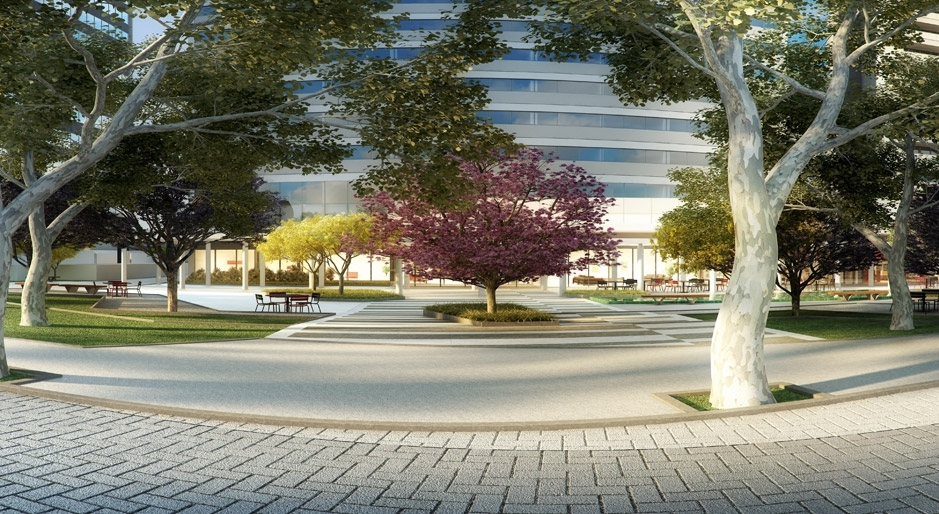
%> input picture praca.jpg, 939 x 514 px
$ octave operacoes_relacionais_e_logicas2.m   (GNU Octave 9; MATLAB toolbox functions it lacks are replaced by stand-ins)
%> lines starting %> are read from the running program, lines starting %| are printed output that depends on the picture; in (x1, y1, x2, y2) boxes, pixels count from 0 and x2, y2 are one past the last pixel; in counts of white or black regions, pixels touching at a corner belong together; the program's own positions count from 1
im = imread('../praca.jpg');
%> im is the input picture: size 514x939x3 uint8; mean R, G, B 123.7, 124, 107.9

im_gray = rgb2gray(im);
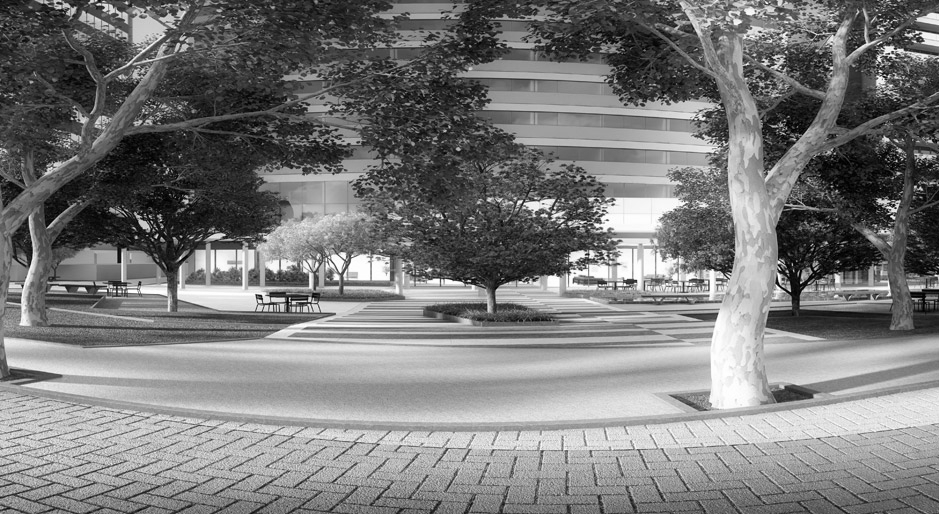
%> im_gray: size 514x939 uint8; min 0, max 255, mean 122.1

%Cria imagem bin醨ia para usar como mascara%
mask1 = im_gray < 128;
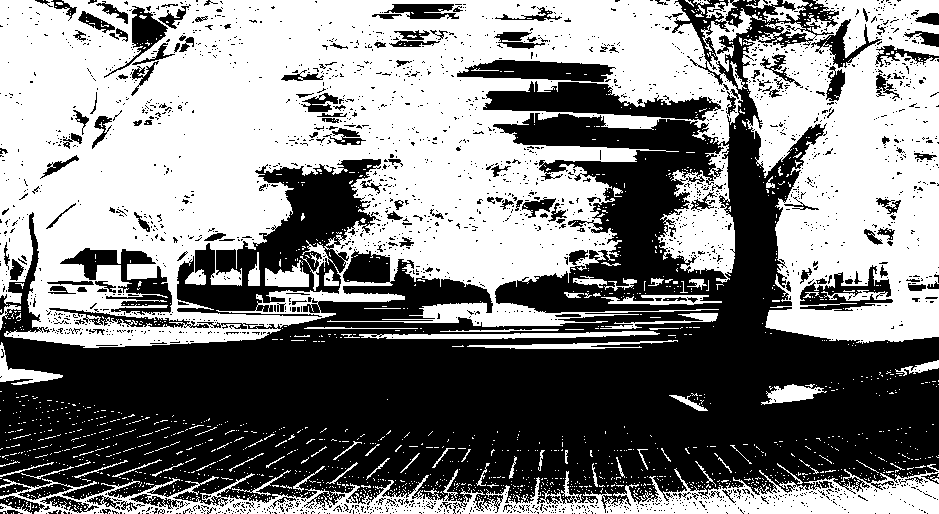
%> mask1: size 514x939 logical; 51.2% white; 2367 black regions (2202 under 20 px), largest, box (x1, y1, x2, y2) and area: (0, 0, 939, 514) 187065, (177, 159, 381, 317) 12935, (483, 81, 721, 121) 4672

% Multiplica玢o pixel a pixel por um fator da mascara, convertida para uint8
factor1 = 0.2;
im1 = factor1 * (im_gray .* uint8(mask1));
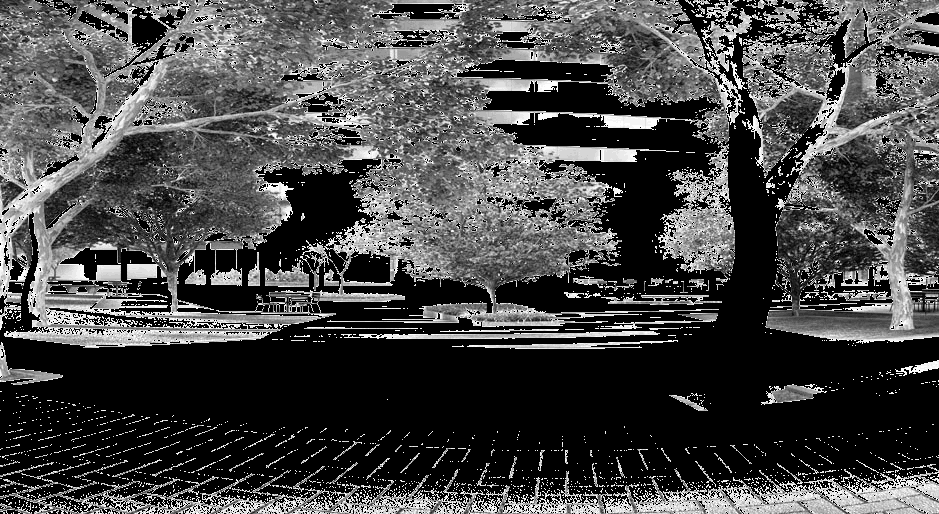
%> im1: size 514x939 uint8; min 0, max 25, mean 7; drawn with min black and max white

mask2 = im_gray >= 200;
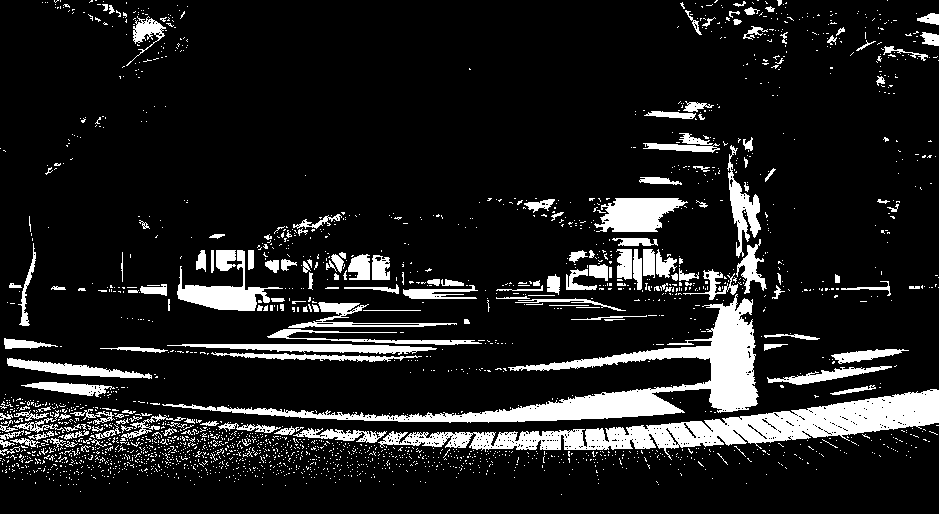
%> mask2: size 514x939 logical; 12.4% white; 2318 white regions (2146 under 20 px), largest, box (x1, y1, x2, y2) and area: (378, 389, 939, 460) 12125, (162, 294, 759, 423) 11968, (594, 198, 688, 232) 2121
factor2 = 0.3;
im2 = factor2 * (im_gray .* uint8(mask2));
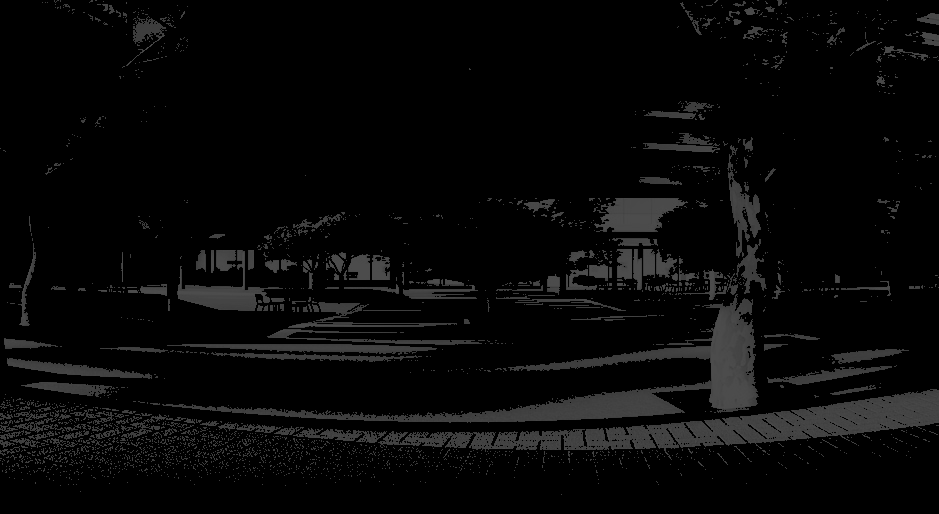
%> im2: size 514x939 uint8; min 0, max 77, mean 8.2

% Combina as duas imagens %
im3 = im_gray + im1 - im2;
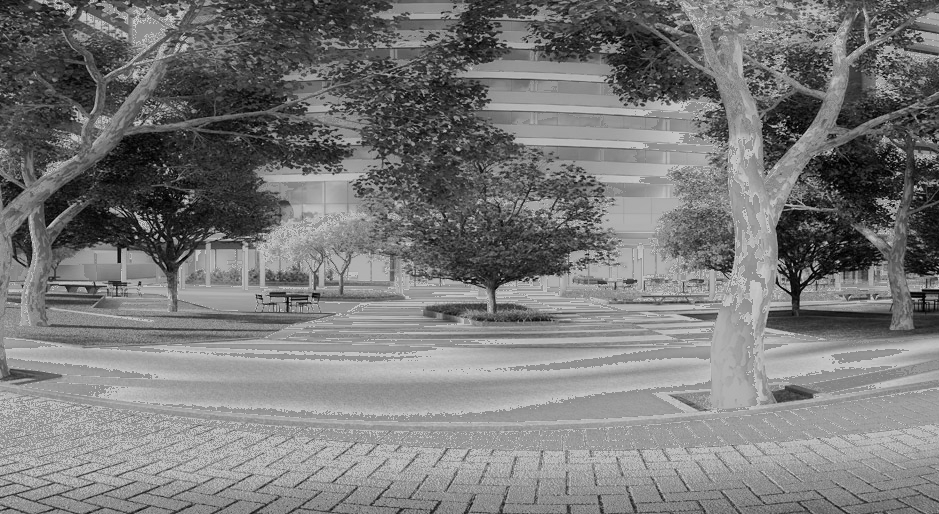
%> im3: size 514x939 uint8; min 0, max 199, mean 120.9

subplot(2,2,1);
imshow(im);
title('Imagem original');

subplot(2,2,2);
imshow(mask1);
title('Mascara 1');

subplot(2,2,3);
imshow(mask2);
title('Mascara 2');

subplot(2,2,4);
imshow(im3);
title('Final');

$ run again, with img1.jpg copied over praca.jpg
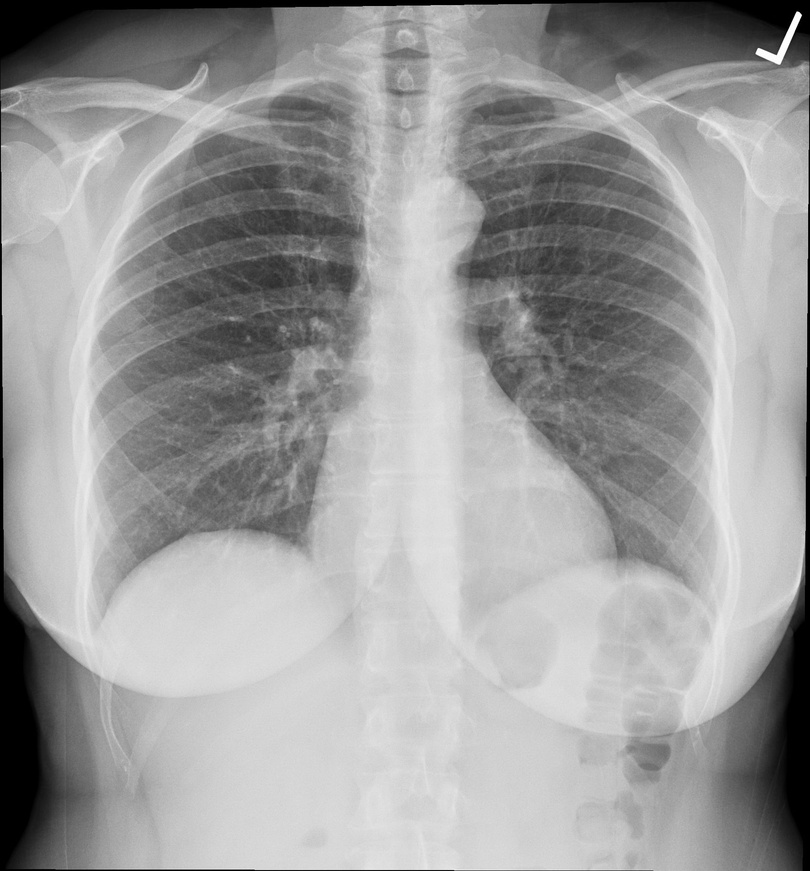
%> input picture img1.jpg, 810 x 871 px, shrunk from 1753 x 1885 before the run
%> im is the input picture: size 871x810x3 uint8; min 0, max 255, mean 155.9
%> `mask1 = im_gray < 128;`:
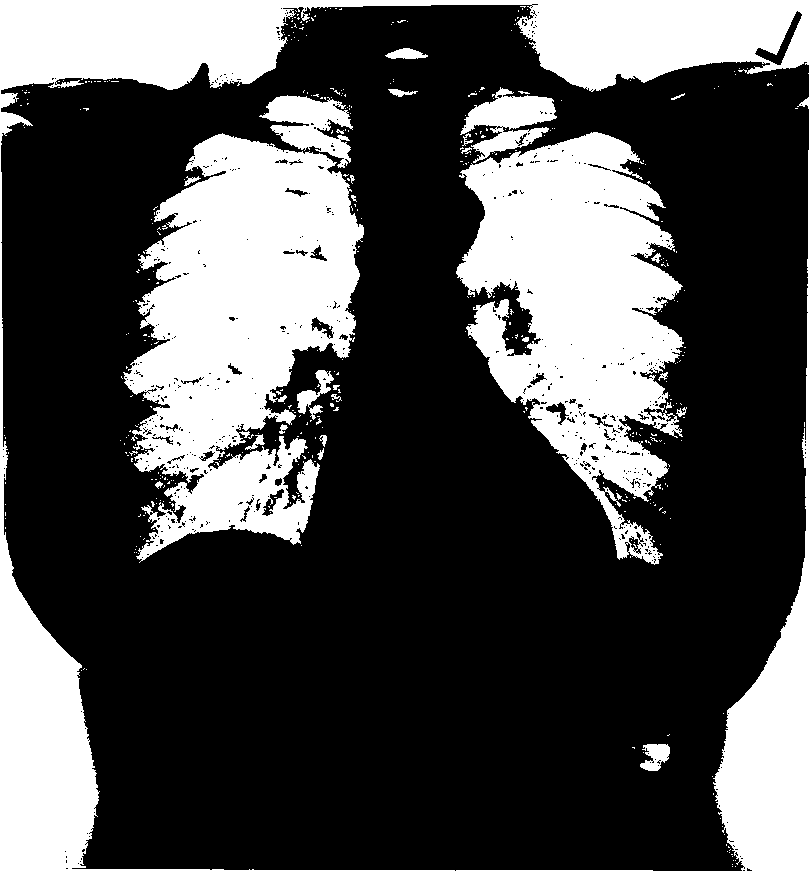
%> mask1: size 871x810 logical; 30.4% white; 431 white regions (400 under 20 px), largest, box (x1, y1, x2, y2) and area: (0, 0, 810, 871) 89208, (123, 133, 364, 563) 61633, (456, 132, 684, 565) 53242
%> mask2: size 871x810 logical; 30.6% white; 970 white regions (938 under 20 px), largest, box (x1, y1, x2, y2) and area: (37, 129, 671, 870) 181184, (632, 113, 804, 726) 29711, (756, 12, 802, 65) 499
%> `im3 = im_gray + im1 - im2;`:
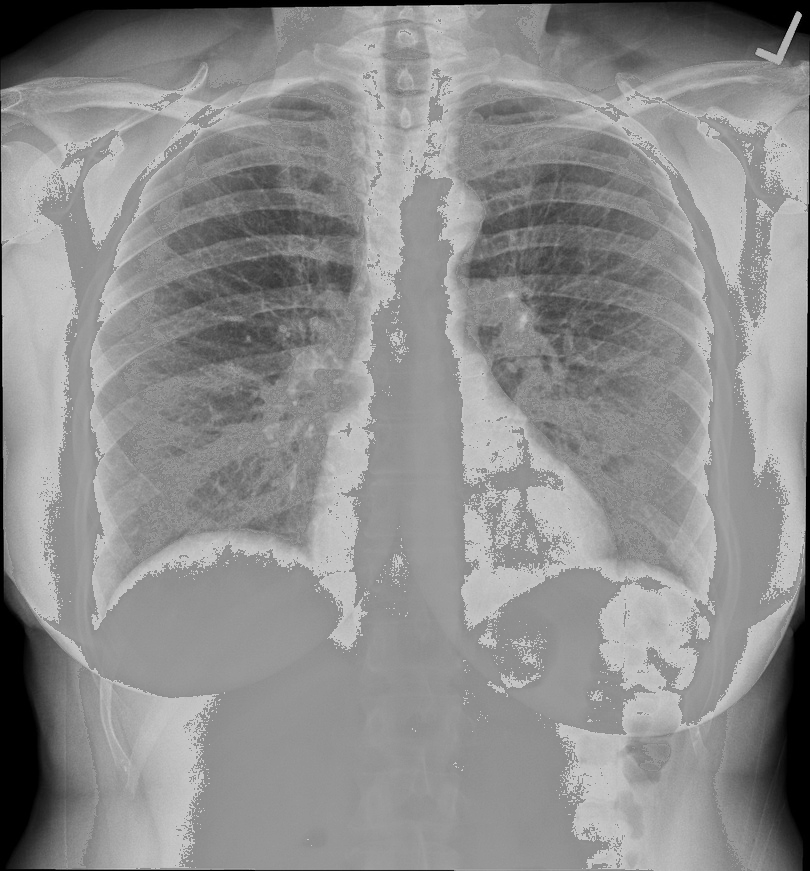
%> im3: size 871x810 uint8; min 0, max 199, mean 141.5

$ run again, with rice.jpg copied over praca.jpg
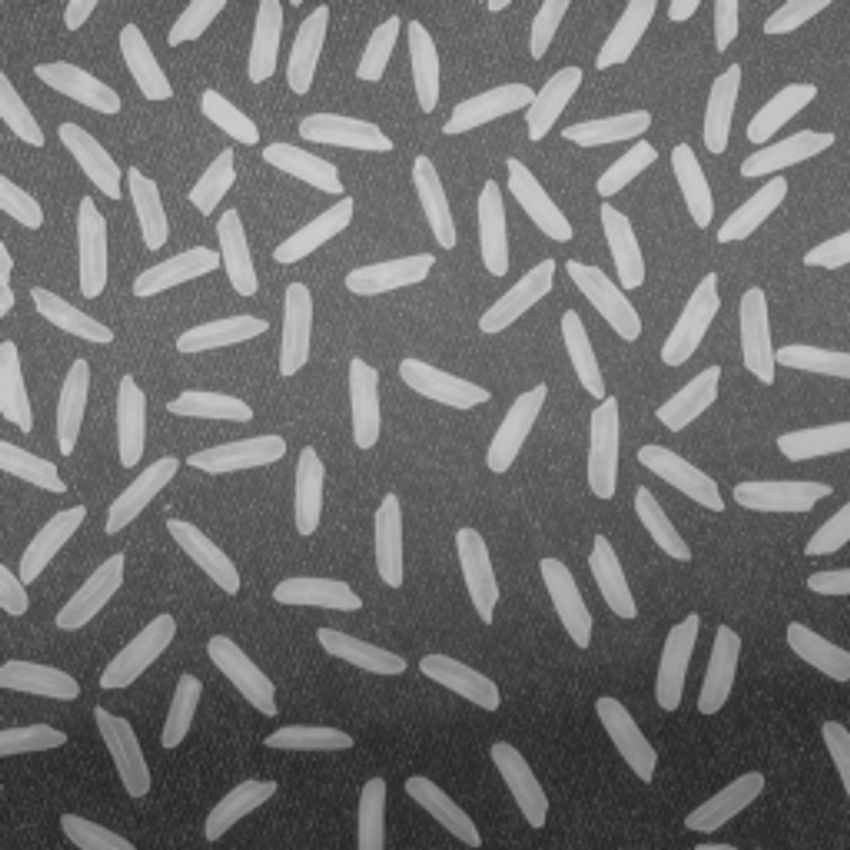
%> input picture rice.jpg, 850 x 850 px
%> im is the input picture: size 850x850x3 uint8; min 36, max 207, mean 111.3
%> `mask1 = im_gray < 128;`:
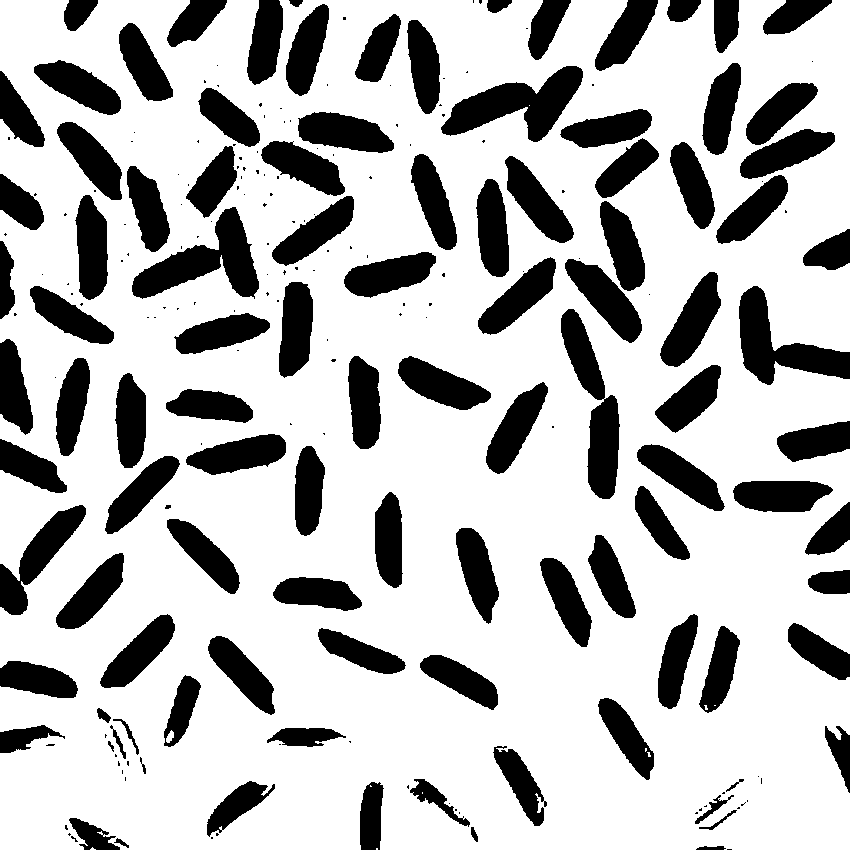
%> mask1: size 850x850 logical; 73% white; 232 black regions (127 under 20 px), largest, box (x1, y1, x2, y2) and area: (441, 66, 583, 142) 4910, (132, 207, 259, 299) 4864, (561, 309, 620, 499) 4718
%> mask2: size 850x850 logical; 0.54% white; 109 white regions (90 under 20 px), largest, box (x1, y1, x2, y2) and area: (209, 95, 256, 142) 898, (291, 218, 336, 254) 650, (284, 156, 328, 181) 354
%> `im3 = im_gray + im1 - im2;`:
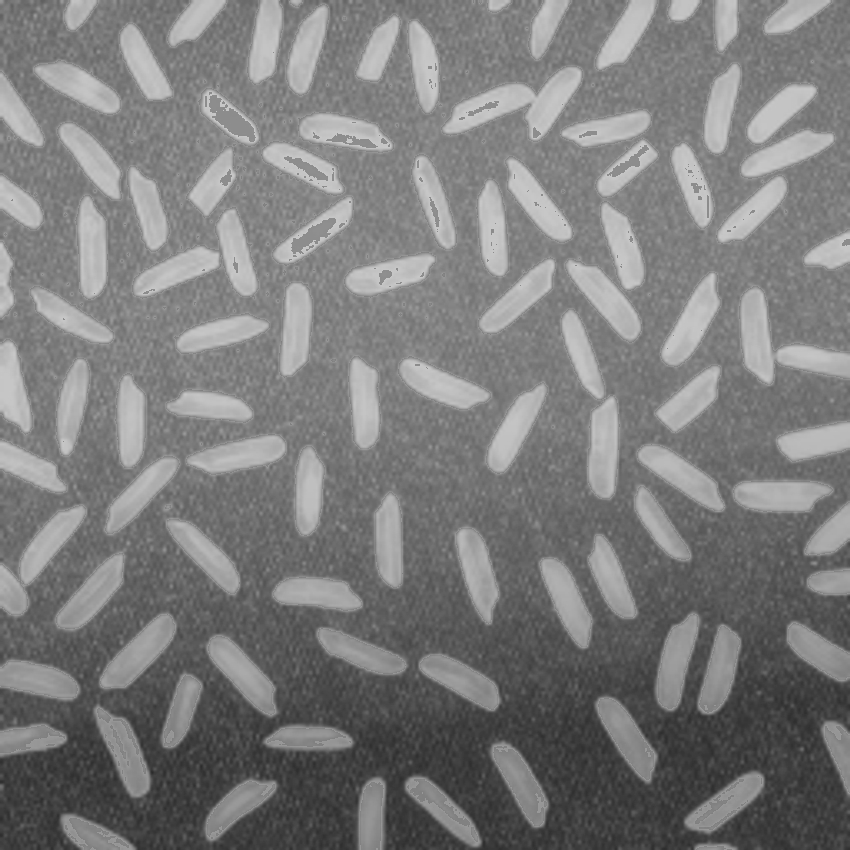
%> im3: size 850x850 uint8; min 43, max 199, mean 124
